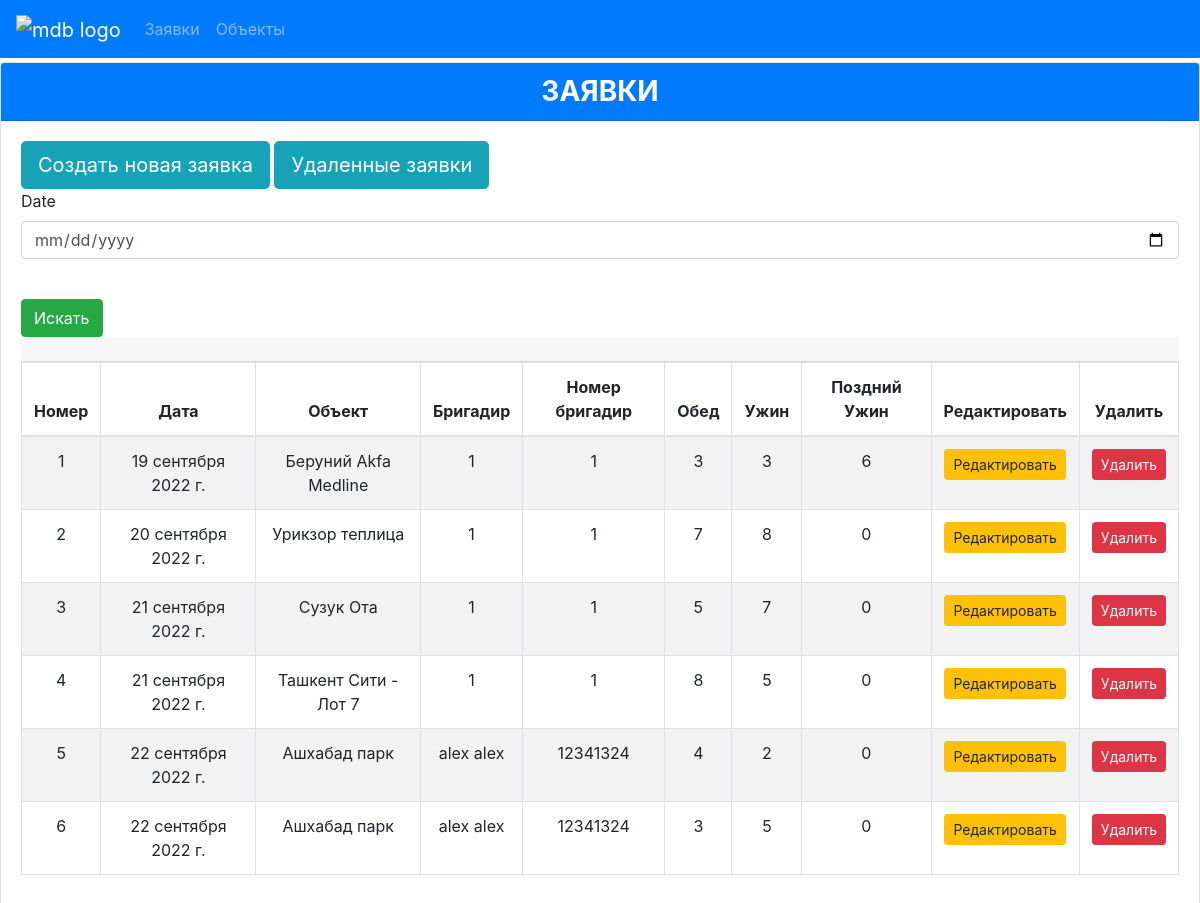
Screenshot of /requests/ (signed in) with the database file from the repository.
### orders/models.py (models this page shows)
class Requests(models.Model):
    date = models.DateField(auto_now_add=True)
    object = models.ForeignKey(Objects, on_delete=models.CASCADE, verbose_name='Объект')
    lunch = models.IntegerField(default=0, blank=True, null=True,  verbose_name='Обед')
    dinner = models.IntegerField(default=0, blank=True, null=True,verbose_name='Ужин')
    late_dinner = models.IntegerField(default=0, blank=True, null=True,verbose_name='Поздный ужин')
    is_active = models.IntegerField(choices=IS_ACTIVE, default='1', verbose_name='Активность')
    class Meta:
        verbose_name = ("Заявка")
        verbose_name_plural = ("Заявки")

class Objects(models.Model):
    name = models.CharField(max_length=255, verbose_name='Название объекта')
    brigadir = models.CharField(max_length=255, verbose_name='Ф.И.О. Бригадира')
    phone = models.CharField(max_length=9, verbose_name='Номер телефона')
    is_active = models.IntegerField(choices=IS_ACTIVE, default='1', verbose_name='Активность')
    class Meta:
        verbose_name = ("Объект")
        verbose_name_plural = ("Объекты")
    def __str__(self):
        return self.name

### orders/views.py (the view)
# urls.py: path('requests/', requests, name='requests'),
@login_required
def requests(request):
    requests = Requests.objects.filter(is_active=1)
    rfilter = RequestFilter(request.GET, queryset=requests)
    requests = rfilter.qs
    print(requests)
    a = dict(rfilter.data)
    print(dict(a))
    context = {'requests': requests, 'rfilter': rfilter, 'a': a}
    return render(request, 'request/request.html', context=context)

### templates/request/request.html (shortened to what this page needs)
{% extends 'base.html' %}
{% block content %}
{% load bootstrap_icons %}
{% load crispy_forms_tags %}
<div class="card">
  <h3 class="card-header text-center font-weight-bold text-uppercase bg-primary" style="color: white;">
    Заявки
  </h3>
  <div class="card-body">
    <a href="{% url 'create_request' %}" type="submit" class="btn btn-info btn-lg btn">Создать новая заявка</a>
    <a href="{% url 'deleted_requests' %}" type="submit" class="btn btn-info btn-lg btn">Удаленные заявки</a>
    <div id="table" class="table-editable">
      <form method='GET'>
        <div class="md-form md-outline input-with-post-icon datepicker" id="accLabels">
          {{ rfilter.form | crispy }}<br>
          <input type="submit" value="Искать" class="btn btn-success bttn lg">
          <h3 class="card-header text-center font-weight-bold text-uppercase " >
          </h3>
        </div>
      </form>
      <table class="table table-bordered table-responsive-md table-striped text-center">
              <thead>
                <tr>
                  <th class="text-center">Номер</th>
                  <th class="text-center">Дата</th>
                  <th class="text-center">Объект</th>
                  <th class="text-center">Бригадир</th>
                  <th class="text-center">Номер бригадир</th>
                  <th class="text-center">Обед</th>
                  <th class="text-center">Ужин</th>
                  <th class="text-center">Поздний Ужин</th>
                  <th class="text-center">Редактировать</th>
                  <th class="text-center">Удалить</th>
                </tr>
              </thead>
              <tbody>
                {% for request in requests %}
                <tr>
                  <td class="pt-3-half" contenteditable="false">{{ forloop.counter }}</td>
                  <td class="pt-3-half" contenteditable="false">{{ request.date }}</td>
                  <td class="pt-3-half" contenteditable="false">{{ request.object }}</td>
                  <td class="pt-3-half" contenteditable="false">{{ request.object.brigadir }}</td>
                  <td class="pt-3-half" contenteditable="false">{{ request.object.phone }}</td>
                  <td class="pt-3-half" contenteditable="false">{{ request.lunch }}</td>
                  <td class="pt-3-half" contenteditable="false">{{ request.dinner }}</td>
                  <td class="pt-3-half" contenteditable="false">{{ request.late_dinner }}</td>
                   <td>
                    <span class="table-remove"
                      ><a href="{% url 'update_request' request.id %}" type="button" class="btn btn-warning btn-rounded btn-sm my-0"  >
                        Редактировать
                      </a></span>
                  </td>
                  <td>
                    <span class="table-remove"
                      ><a href="{% url 'delete_request' request.id %}"  type="button" class="btn btn-danger btn-rounded btn-sm my-0" style="color: white">
                        Удалить
                      </a></span>
                  </td>
                </tr>
                {% endfor %}
              </tbody>
      </table>
    </div>
  </div>
</div>
  {% endblock %}

### rows the page displays
Requests: date "19 сентября 2022 г.", object "Беруний Akfa Medline", object.brigadir "1", object.phone "1", lunch "3", dinner "3", late_dinner "6"
Requests: date "20 сентября 2022 г.", object "Урикзор теплица", object.brigadir "1", object.phone "1", lunch "7", dinner "8", late_dinner "0"
Requests: date "21 сентября 2022 г.", object "Сузук Ота", object.brigadir "1", object.phone "1", lunch "5", dinner "7", late_dinner "0"
Requests: date "21 сентября 2022 г.", object "Ташкент Сити - Лот 7", object.brigadir "1", object.phone "1", lunch "8", dinner "5", late_dinner "0"
Requests: date "22 сентября 2022 г.", object "Ашхабад парк", object.brigadir "alex alex", object.phone "12341324", lunch "4", dinner "2", late_dinner "0"
Requests: date "22 сентября 2022 г.", object "Ашхабад парк", object.brigadir "alex alex", object.phone "12341324", lunch "3", dinner "5", late_dinner "0"
